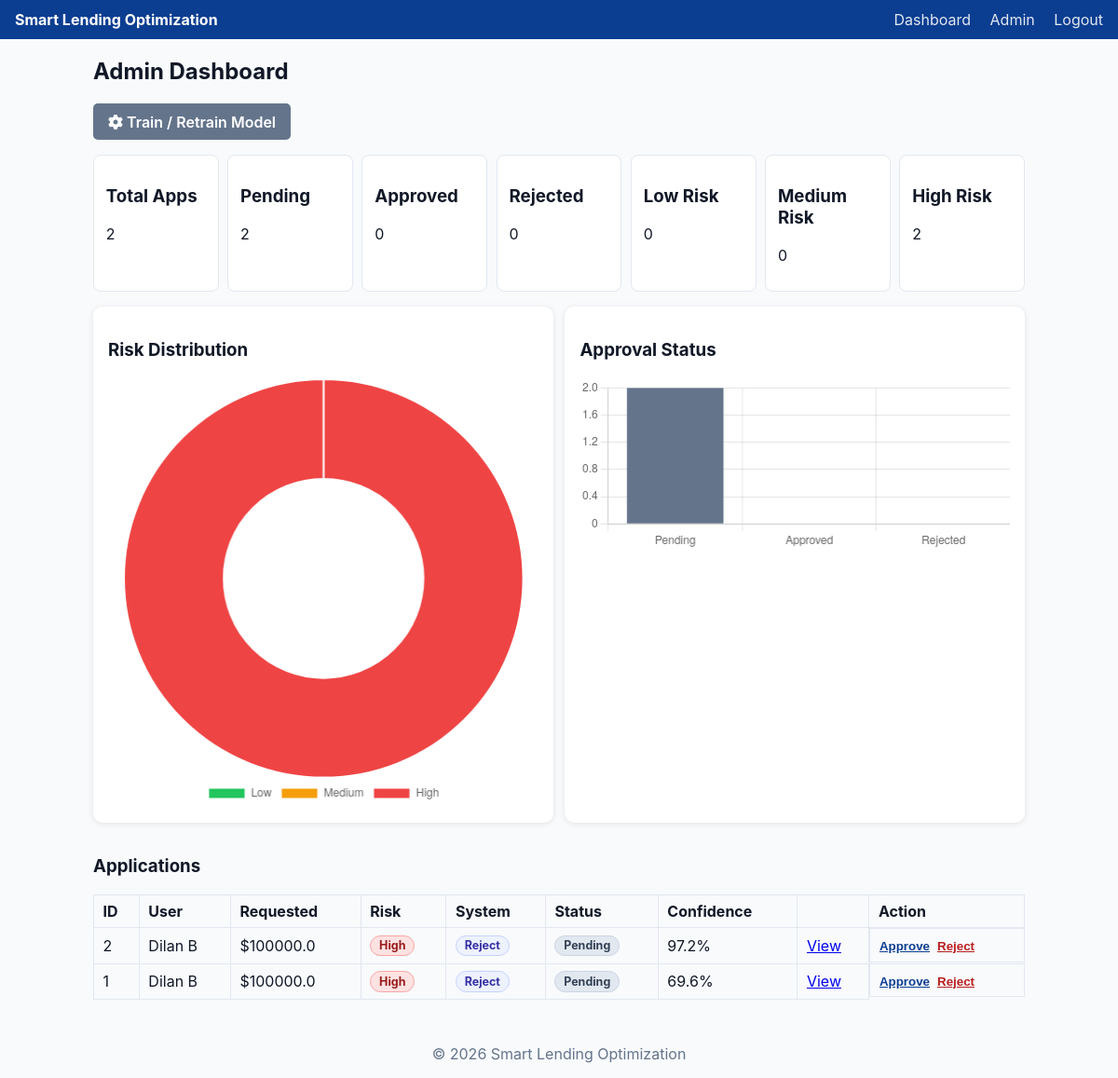
The page /admin (signed in) on the database its author committed.
### app.py (models this page shows, shortened)
class LoanApplication(db.Model):
    id = db.Column(db.Integer, primary_key=True)
    user_id = db.Column(db.Integer, db.ForeignKey("user.id"), nullable=False, index=True)
    age = db.Column(db.Integer, nullable=False)
    gender = db.Column(db.String(20), nullable=False)
    employment_type = db.Column(db.String(50), nullable=False)
    monthly_income = db.Column(db.Float, nullable=False)
    requested_loan_amount = db.Column(db.Float, nullable=False)
    transaction_count = db.Column(db.Integer, nullable=False)
    avg_monthly_spend = db.Column(db.Float, nullable=False)
    savings_ratio = db.Column(db.Float, nullable=False)
    mobile_recharge_freq = db.Column(db.Integer, nullable=False)
    missed_payments = db.Column(db.Integer, nullable=False)
    credit_score = db.Column(db.Integer, nullable=False)
    document_filename = db.Column(db.String(255))
    system_recommendation = db.Column(db.String(30), nullable=False, default="Review")
    recommended_loan_amount = db.Column(db.Integer)
    term_months = db.Column(db.Integer)
    annual_interest_rate = db.Column(db.Float)
    estimated_emi = db.Column(db.Integer)
    status = db.Column(db.String(20), nullable=False, default="Pending")  # Pending/Approved/Rejected
    created_at = db.Column(db.DateTime, default=datetime.utcnow, nullable=False)
    updated_at = db.Column(db.DateTime, default=datetime.utcnow, onupdate=datetime.utcnow, nullable=False)
    prediction = db.relationship("Prediction", backref="application", uselist=False, lazy=True)

class User(db.Model, UserMixin):
    id = db.Column(db.Integer, primary_key=True)
    name = db.Column(db.String(120), nullable=False)
    email = db.Column(db.String(120), unique=True, nullable=False, index=True)
    password_hash = db.Column(db.String(255), nullable=False)
    is_admin = db.Column(db.Boolean, default=False, nullable=False)
    created_at = db.Column(db.DateTime, default=datetime.utcnow, nullable=False)
    applications = db.relationship("LoanApplication", backref="user", lazy=True)

class Prediction(db.Model):
    id = db.Column(db.Integer, primary_key=True)
    application_id = db.Column(db.Integer, db.ForeignKey("loan_application.id"), nullable=False, unique=True, index=True)
    risk_level = db.Column(db.String(10), nullable=False)  # Low/Medium/High
    confidence_score = db.Column(db.Float, nullable=False)
    probabilities_json = db.Column(db.Text)
    explanation_json = db.Column(db.Text)
    model_version = db.Column(db.String(40), nullable=False, default="unknown")
    created_at = db.Column(db.DateTime, default=datetime.utcnow, nullable=False)

### app.py (the view)
@app.route("/admin")
@admin_required
def admin_dashboard():
    apps = LoanApplication.query.order_by(LoanApplication.created_at.desc()).all()
    total = len(apps)
    approved = sum(1 for a in apps if a.status == "Approved")
    rejected = sum(1 for a in apps if a.status == "Rejected")
    pending = sum(1 for a in apps if a.status == "Pending")
    risk_counts = {"Low": 0, "Medium": 0, "High": 0}
    for a in apps:
        if a.prediction and a.prediction.risk_level in risk_counts:
            risk_counts[a.prediction.risk_level] += 1
    return render_template(
        "admin.html",
        apps=apps,
        stats={
            "total": total,
            "approved": approved,
            "rejected": rejected,
            "pending": pending,
            "low": risk_counts["Low"],
            "medium": risk_counts["Medium"],
            "high": risk_counts["High"],
        },
    )

### app.py (called while the page is built, shortened)
@login_manager.user_loader
def load_user(user_id: str):
    try:
        return db.session.get(User, int(user_id))
    except Exception:
        return None

@app.context_processor
def inject_globals():
    return {
        "user": current_user if getattr(current_user, "is_authenticated", False) else None,
        "datetime": datetime,
    }

def admin_required(fn):
    @wraps(fn)
    def wrapper(*args, **kwargs):
        if not current_user.is_authenticated:
            return login_manager.unauthorized()
        if not getattr(current_user, "is_admin", False):
            abort(403)
        return fn(*args, **kwargs)
    return wrapper

def setup_app_once():
    if getattr(app, "_did_setup", False):
        return

@app.before_request
def _run_setup_once():
    setup_app_once()

### templates/admin.html (shortened to what this page needs)
{% extends 'base.html' %}
{% block content %}
<h2>Admin Dashboard</h2>
<div class="admin-actions">
  <a class="btn btn-secondary" href="{{ url_for('admin_train') }}"><i class="fa-solid fa-gear"></i> Train / Retrain Model</a>
</div>
<div class="stats-grid">
  <div class="stat-card"><h3>Total Apps</h3><p>{{ stats.total }}</p></div>
  <div class="stat-card"><h3>Pending</h3><p>{{ stats.pending }}</p></div>
  <div class="stat-card"><h3>Approved</h3><p>{{ stats.approved }}</p></div>
  <div class="stat-card"><h3>Rejected</h3><p>{{ stats.rejected }}</p></div>
  <div class="stat-card"><h3>Low Risk</h3><p>{{ stats.low }}</p></div>
  <div class="stat-card"><h3>Medium Risk</h3><p>{{ stats.medium }}</p></div>
  <div class="stat-card"><h3>High Risk</h3><p>{{ stats.high }}</p></div>
</div>
<div class="charts-grid">
  <div class="card chart-card">
    <h3>Risk Distribution</h3>
    <canvas id="riskChart" height="120"></canvas>
  </div>
  <div class="card chart-card">
    <h3>Approval Status</h3>
    <canvas id="statusChart" height="120"></canvas>
  </div>
</div>
<h3>Applications</h3>
<table class="table">
  <thead><tr><th>ID</th><th>User</th><th>Requested</th><th>Risk</th><th>System</th><th>Status</th><th>Confidence</th><th></th><th>Action</th></tr></thead>
  <tbody>
    {% for app in apps %}
    <tr>
      <td>{{ app.id }}</td>
      <td>{{ app.user.name }}</td>
      <td>${{ app.requested_loan_amount | round(0) }}</td>
      <td>
        {% if app.prediction %}
          <span class="badge badge-risk-{{ app.prediction.risk_level|lower }}">{{ app.prediction.risk_level }}</span>
        {% else %}-{% endif %}
      </td>
      <td><span class="badge badge-sys">{{ app.system_recommendation }}</span></td>
      <td><span class="badge badge-{{ app.status|lower }}">{{ app.status }}</span></td>
      <td>{% if app.prediction %}{{ (app.prediction.confidence_score * 100) | round(1) }}%{% else %}-{% endif %}</td>
      <td><a href="{{ url_for('admin_application_detail', application_id=app.id) }}">View</a></td>
      <td class="actions">
        <form method="post" action="{{ url_for('admin_action', application_id=app.id, action='approve') }}">
          <button class="link-btn" type="submit">Approve</button>
        </form>
        <form method="post" action="{{ url_for('admin_action', application_id=app.id, action='reject') }}">
          <button class="link-btn danger" type="submit">Reject</button>
        </form>
      </td>
    </tr>
    {% else %}
    <tr><td colspan="9">No applications yet.</td></tr>
    {% endfor %}
  </tbody>
</table>
<script>
  const riskLabels = ["Low", "Medium", "High"];
  const riskCounts = [{{ stats.low }}, {{ stats.medium }}, {{ stats.high }}];
  new Chart(document.getElementById("riskChart"), {
    type: "doughnut",
    data: { labels: riskLabels, datasets: [{ data: riskCounts, backgroundColor: ["#22c55e","#f59e0b","#ef4444"] }] },
    options: { plugins: { legend: { position: "bottom" } } }
  });
  const statusLabels = ["Pending","Approved","Rejected"];
  const statusCounts = [{{ stats.pending }}, {{ stats.approved }}, {{ stats.rejected }}];
  new Chart(document.getElementById("statusChart"), {
    type: "bar",
    data: { labels: statusLabels, datasets: [{ data: statusCounts, backgroundColor: ["#64748b","#0b3d91","#ef4444"] }] },
    options: { plugins: { legend: { display: false } }, scales: { y: { beginAtZero: true } } }
  });
</script>
{% endblock %}

### templates/base.html (shortened to what this page needs)
<!doctype html>
<html lang="en">
  <head>
    <link rel="stylesheet" href="https://cdnjs.cloudflare.com/ajax/libs/font-awesome/6.5.1/css/all.min.css" />
    <link rel="stylesheet" href="{{ url_for('static', filename='css/style.css') }}" />
  </head>
  <body>
    <header class="navbar">
      <div class="brand"><a href="{{ url_for('home') }}">Smart Lending Optimization</a></div>
      <nav>
        {% if user %}
          <a href="{{ url_for('dashboard') }}">Dashboard</a>
          {% if user.is_admin %}<a href="{{ url_for('admin_dashboard') }}">Admin</a>{% endif %}
          <a href="{{ url_for('logout') }}">Logout</a>
        {% else %}
          <a href="{{ url_for('login') }}">Login</a>
          <a href="{{ url_for('register') }}">Register</a>
        {% endif %}
      </nav>
    </header>
    <main class="container">
      {% block content %}{% endblock %}
    </main>
    <footer class="footer">&copy; {{ datetime.utcnow().year }} Smart Lending Optimization</footer>
  </body>
</html>

### static/css/style.css (style rules this page uses)
* { box-sizing: border-box; }
body { margin: 0; font-family: Inter, system-ui, -apple-system, Segoe UI, sans-serif; background: #f8fafc; color: #111827; }
.navbar { display: flex; justify-content: space-between; align-items: center; background: #0b3d91; color: white; padding: 0.7rem 1rem; }
.navbar .brand a { color: #fff; text-decoration: none; font-weight: 700; }
.navbar nav a { color: #e2e8f0; margin-left: 1rem; text-decoration: none; }
.container { width: min(1000px, 94%); margin: 1.2rem auto; }
.btn { background: #0b3d91; border: none; color: white; padding: 0.6rem 1rem; border-radius: 5px; text-decoration: none; font-weight: 600; cursor: pointer; }
.btn-secondary { background: #64748b; }
.card { background: white; border-radius: 10px; padding: 1rem; margin-bottom: 1rem; box-shadow: 0 1px 6px rgba(0,0,0,0.1); }
.badge { display:inline-flex; align-items:center; gap:0.35rem; padding:0.18rem 0.55rem; border-radius:999px; font-weight:700; font-size:0.78rem; border:1px solid #e2e8f0; background:#f1f5f9; color:#0f172a; }
.badge-sys { background:#eef2ff; border-color:#c7d2fe; color:#3730a3; }
.badge-pending { background:#e2e8f0; border-color:#cbd5e1; color:#334155; }
.badge-risk-high { background:#fee2e2; border-color:#fca5a5; color:#991b1b; }
.admin-actions { margin:0.6rem 0 1rem; display:flex; gap:0.6rem; flex-wrap:wrap; }
.charts-grid { display:grid; grid-template-columns:repeat(2, minmax(0, 1fr)); gap:0.8rem; margin-bottom:1rem; }
.chart-card canvas { max-width:100%; }
.actions { display:flex; gap:0.5rem; align-items:center; }
.link-btn { background:transparent; border:none; color:#0b3d91; font-weight:700; padding:0; cursor:pointer; text-decoration:underline; }
.link-btn.danger { color:#b91c1c; }
.table { width: 100%; border-collapse: collapse; margin-top: 0.8rem; }
.table th, .table td { border: 1px solid #e2e8f0; padding: 0.45rem 0.6rem; text-align: left; }
.stats-grid { display: grid; grid-template-columns: repeat(auto-fit, minmax(130px, 1fr)); gap: 0.6rem; margin-bottom: 1rem; }
.stat-card { background:#fff; border:1px solid #e2e8f0; border-radius:8px; padding:0.8rem; }
.footer { text-align:center; color:#64748b; padding:1rem 0; margin-top:2rem; }

### rows shown on the page
LoanApplication: id "2", user.name "Dilan B", requested_loan_amount "100000.0", prediction.risk_level "High", system_recommendation "Reject", status "Pending"
Prediction: (app.prediction.confidence_score*100)|round(1) "97.2"
LoanApplication: id "1", user.name "Dilan B", requested_loan_amount "100000.0", prediction.risk_level "High", system_recommendation "Reject", status "Pending"
Prediction: (app.prediction.confidence_score*100)|round(1) "69.6"

### other values the page prints
{{ stats.total }} "2"
{{ stats.pending }} "2"
{{ stats.approved }} "0"
{{ stats.rejected }} "0"
{{ stats.low }} "0"
{{ stats.medium }} "0"
{{ stats.high }} "2"
chart data {{ stats.low }} 0
chart data {{ stats.medium }} 0
chart data {{ stats.pending }} 2
